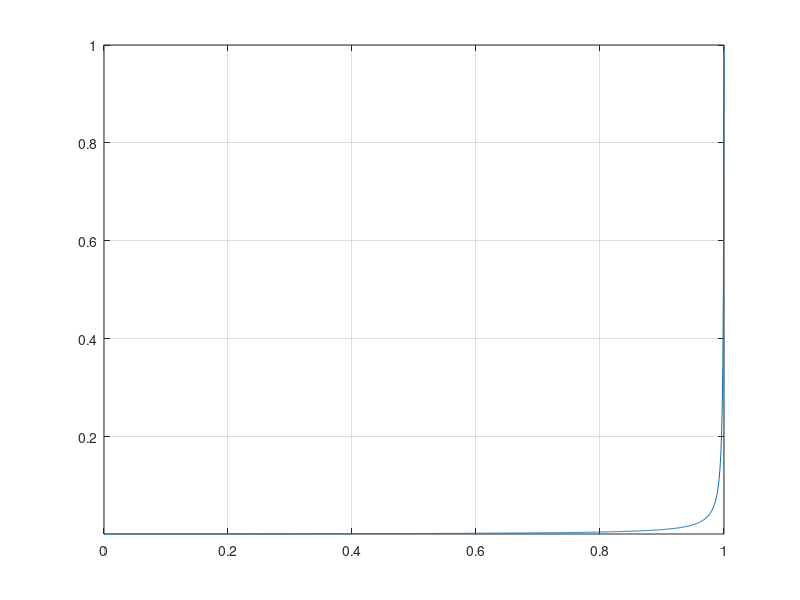

MATLAB code for this plot:
clc
close all
clearvars

fs = 48e3;

tau_limits = [1e-3, 1];
pot_limits = exp(-1./(fs * tau_limits))

b = min(pot_limits);
a = pot_limits(2) - pot_limits(1);

N = 1024;
pot = linspace(0,1,N);
pot_scale = a*pot + b;
% pot_scale = exp(-1./(fs * pot));

tau = -1./(fs*log(pot_scale));

plot(pot,tau)
grid on
axis([min(pot),max(pot),1e-3,1])



pot_hat = exp(-1./(fs * tau));

norm(pot_scale-pot_hat)
